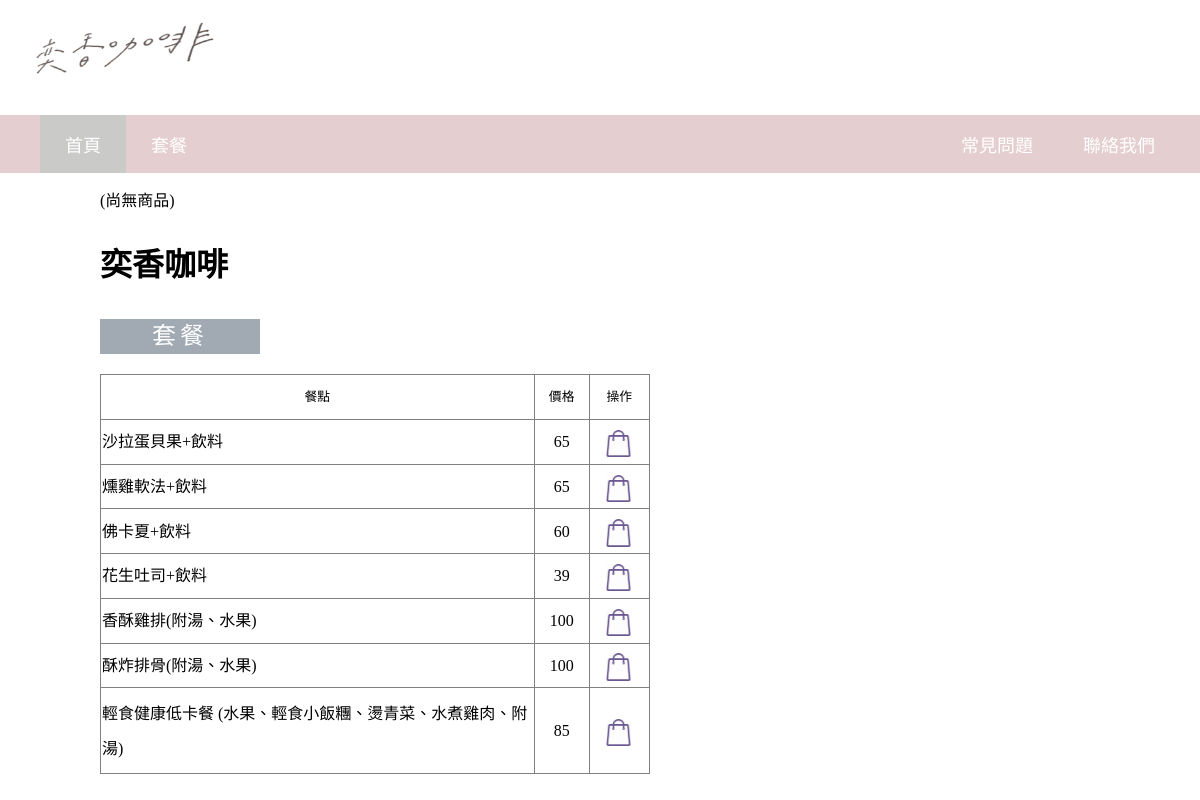
The app's page /shop2/yee.php with its own data.
### tables this page shows
CREATE TABLE `products2` (
  `id` int(5) NOT NULL,
  `meal` varchar(50) NOT NULL,
  `price` varchar(5) NOT NULL
);

### shop2/yee.php (the view, shortened to what this page needs)
<!DOCTYPE html>
<html lang="zh-TW">
<head>
  <link rel="stylesheet" type="text/css" href="../四海遊龍/css/style.css">
</head>
<body>
	<div class="header">
    	<div class="pic">
			<img src="../四海遊龍/images/008.jpeg">
		</div>
   		<nav class="navbar fixed-top">
		 	<ul>
		 		<li class="active"><a href="../城中店家頁面/index.php">首頁</a></li>
		 		<li><a href="#set">套餐</a></li>
		 		<li style="float: right;margin-right: 20px;" ><a href="../聯絡我們/index.html" target="_blank">聯絡我們</a></li>
		 		<li style="float: right"><a href="../Q&A/index.html" target="_blank">常見問題</a></li>
		 	</ul>
		 </nav>
	</div>
<div class="content">
	<?php
	include ("../購物車2/methods.php");
	$cart2 = new Cart;
	include ("../connect_mysql.php");
	?>
	<a href="../購物車2/ShoppingCart2.php" title="View Cart">(<?php echo ($cart2->total_items2() > 0)?$cart2->total_items2().'件商品':'尚無商品';?>)</a>
	<h1>奕香咖啡</h1>
		<div class="meal">
	<table border="1" height="400px" width="550px" class="set">
		<td width="79%" style="font-size: 80%;text-align: center">餐點</td>
		<td width="10%" style="font-size: 80%;text-align: center">價格</td>
		<td width="11%" style="font-size: 80%;text-align: center">操作</td><br>
	<h2 id="set">套餐</h2>
<?php
$result = $conn->query("SELECT * FROM products2 limit 111,7");
if($result->num_rows > 0){
	while($row = $result->fetch_assoc()){
		?>
		<tr>
			<td><?php echo $row['meal']?></td>
			<td style="text-align: center"><?php echo $row['price']?></td>
			<td style="font-size:60%;text-align:center">
			<a href="../購物車2/action.php?action=addToCart&id=<?php echo $row["id"];?>" class="img"><div class="img1"><img src="../四海遊龍/images/cart.PNG"></a></div>
			</td>
		</tr>
	<?php }
}else{?>
<p>Product not found.....</p>
</table>
<?php }
?>
</body>
</html>

### 四海遊龍/css/style.css (style rules this page uses)
body { margin-top: 0%; margin-left: 0%; margin-right: 0%; font-family:"SimSun"; box-sizing: border-box; }
a { text-decoration: none; color: black; }
.header { background-color: white; width: 100%; }
.navbar { width: 100%; margin-top: 0px; font-size: 18px; }
.navbar ul { list-style-type: none; margin: 0; padding: 20; overflow: hidden; background-color: #e5cecf; }
.navbar li { display: inline; float: left; }
.navbar li a { display: block; color: white; text-align: center; padding: 16px 25px; text-decoration: none; }
.active { background-color: #cacbc9; }
h1 { margin-top: 30px; }
.content { margin-top: 40px; margin-left: 100px; line-height: 35px; }
.meal { margin-top: -40px; }
.img1 { position: absolute; margin-left: 15px; margin-top: -12px; width: 25px; height: 15px; }
.img img { width: 100%; }
.pic { margin-top: 15px; margin-left: 25px; width: 200px; height: 100px; }
.pic img { margin-right: 10px; width: 100%; }
.content { margin-top: 10px; }
table { border-collapse: collapse; }
h2 { text-align: center; width: 160px; background-color: #a1a9b3; color: #ffffff; font-weight: 1; letter-spacing: 4px; }

### records on screen
products2: meal "沙拉蛋貝果+飲料", price "65"
products2: meal "燻雞軟法+飲料", price "65"
products2: meal "佛卡夏+飲料", price "60"
products2: meal "花生吐司+飲料", price "39"
products2: meal "香酥雞排(附湯、水果)", price "100"
products2: meal "酥炸排骨(附湯、水果)", price "100"
products2: meal "輕食健康低卡餐 (水果、輕食小飯糰、燙青菜、水煮雞肉、附湯)", price "85"
